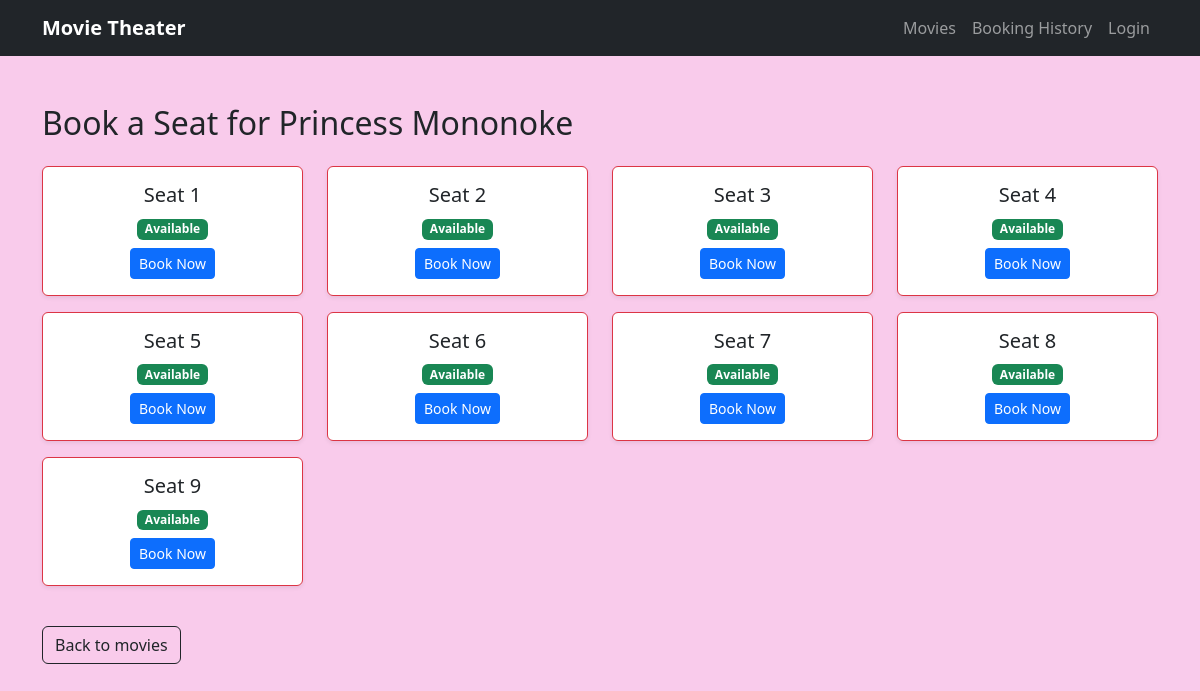
Screenshot of /book/4/ with the database file from the repository.
### bookings/models.py (models this page shows)
class Movie(models.Model):
    title = models.CharField(max_length=MAX_CHAR_LENGTH)
    description = models.TextField(max_length=MAX_CHAR_DESCRIPTION_LENGTH)
    release_date = models.DateField()
    duration = models.FloatField()

class Seat(models.Model):
    class BookingStatus(models.TextChoices):
        AVAILABLE = "Available", "Available"
        UNAVAILABLE = "Unavailable", "Unavailable"
    movie = models.ForeignKey(Movie, on_delete=models.CASCADE, related_name='seats')
    seat_num = models.IntegerField()
    booking_status = models.CharField(
        max_length=100,
        choices=BookingStatus.choices,
        default=BookingStatus.AVAILABLE
    )

### bookings/views.py (the view, shortened to what this page needs)
# urls.py: path('book/<int:movie_id>/', views.book_seat, name='book_seat'),
def book_seat(request, movie_id):
    movie = get_object_or_404(Movie, id=movie_id)
    seats = Seat.objects.filter(movie=movie)
    return render(request, "bookings/seat_booking.html", {"movie": movie, "seats": seats})

### bookings/templates/bookings/seat_booking.html (shortened to what this page needs)
{% extends "bookings/base.html" %}
{% block content %}
<h2 class="mb-4">Book a Seat for {{ movie.title }}</h2>
<div class="row">
    {% for seat in seats %}
        <div class="col-md-3 col-sm-4 col-6 mb-3">
            <div class="card text-center shadow-sm {% if seat.booking_status %} border-danger {% else %} border-success {% endif %}">
                <div class="card-body">
                    <h5 class="card-title">Seat {{ seat.seat_num }}</h5>
                    {% if seat.booking_status == "Unavailable" %}
                        <span class="badge bg-danger mb-2">Booked</span>
                        <button class="btn btn-secondary btn-sm" disabled>
                            Unavailable
                        </button>
                    {% else %}
                        <span class="badge bg-success mb-2">Available</span>
                        <form method="POST">
                            <button type="submit" class="btn btn-primary btn-sm">
                                Book Now
                            </button>
                        </form>
                    {% endif %}
                </div>
            </div>
        </div>
    {% empty %}
        <div class="col-12">
            <div class="alert alert-warning">
                No seats available for this movie
            </div>
        </div>
    {% endfor %}
</div>
<a href="/" class="btn btn-outline-dark mt-4">Back to movies</a>
{% endblock %}

### bookings/templates/bookings/base.html (style rules this page uses)
body { background-color: #f9cbeb; }

### rows the page displays
Movie: title "Princess Mononoke"
Seat: seat_num "1"
Seat: seat_num "2"
Seat: seat_num "3"
Seat: seat_num "4"
Seat: seat_num "5"
Seat: seat_num "6"
Seat: seat_num "7"
Seat: seat_num "8"
Seat: seat_num "9"
